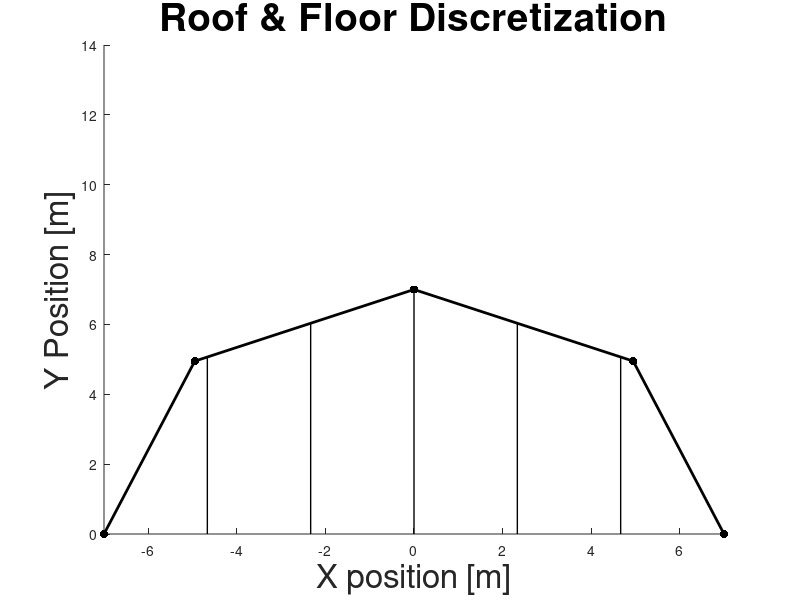

This chart was generated by the following MATLAB code: (Note: this script raises an error after producing the figure.)
clear all
clc

Receiver_Height=12;
Receiver_Width=14;
panel_n=1;
panel_m=1;
cover_n=6; %Elements in x direction. Less than 7
cover_m=3; %Elements in y direction. Less than 4
top_lip=1;
bottom_lip=1;

Plot_Mesh=1;

%%%%%%%%%%%%%Code Section%%%%%%%%%%%%%%%
interior_angle=135; %Angle between two adjacent panels
panel_width=(Receiver_Width/2)*cosd(interior_angle/2)*2; %Width of each panel
El_Panel=panel_n*panel_m; %Number of elements for a single panel
El_Cover=cover_n*cover_m; %Number of elements for the roof/floor
N_el_domain=4*(panel_n*panel_m)+2*(cover_n*cover_m)+1; %Number of elements in domain

% A_Roof=(1+sqrt(2))*panel_width^2; %Area of roof elements
% A_Panel=(panel_width*Receiver_Height); %Area of panels
% A_Aperature=Receiver_Height*Receiver_Width; %Area of aperature


%%%%%For panels%%%%%%%%
% panel_x=[0:(panel_width/panel_n):panel_width]; %Panel nodal locations local in x axis
% panel_y=[0:(Receiver_Height/panel_m):Receiver_Height]; %Panel nodal locations local in y axis
% 
% %%%Global Coordinates Panels%%%
% Panels=4; %Number of panels
% Global_Nodal_Coord_Panel=zeros((panel_n+1)*(panel_m+1),3); %Initialize global nodal coordinates x, y, z for one panel.
% x_coord=[0:(panel_width/panel_n):panel_width]; %X nodal location of panel
% y_coord=[0:(Receiver_Height/panel_m):Receiver_Height]; %Y nodal location of panels
% 
% k=1; %Start filling in row one of global panel coordinates
% for i=1:panel_m+1 %Loop over y coordinates
%    for j=1:panel_n+1 %Loop over x coordinates
%       Global_Nodal_Coord_Panel(k,:,1)=[x_coord(j),y_coord(i),0]; %Add coordinates to each row, x,y,z
%       k=k+1; %Move to next row
%    end
% end
% 
% N_nod_x=panel_n+1; %Number of nodes in x direction of panel
% N_nod_y=panel_m+1; %Number of nodes in y direction of panel
% Nod_per_el=4; %Nodes per quadrilateral element
% N_el=panel_n*panel_m; %Number of elements in domain for quadralateral
% El_Nod_Conn_Panel=zeros(N_el,Nod_per_el); %Initializing the node connectivity matrix
% 
% i=1;%Start at row one of connectivity matrix
% for j=1:panel_m
%     for k=1:panel_n
%         El_Nod_Conn_Panel(i,:)=[k+(j-1)*N_nod_x, k+1+(j-1)*N_nod_x,k+N_nod_x+(j-1)*N_nod_x, k+N_nod_x+1+(j-1)*N_nod_x]; %Node connectivity for every element in one panel
%         i=i+1; %Go to next row
%     end
% end
%%%%%For panels end%%%%%%%%

%%%%Roof and Floor of Cavity Start%%%%
panel_angle=[-(180-(interior_angle/2)-90)*3 -(180-(interior_angle/2)-90) (180-(interior_angle/2)-90) (180-(interior_angle/2)-90)*3]; %Calulates the angle rotation from centerline for panels
panel_radial_dist=cosd(panel_angle(2))*(Receiver_Width/2); %Distance between the cavity origin (middle of aperature) and middle of panel
roof_x=[(-Receiver_Width/2) (-Receiver_Width/2)*cosd(45) 0 (Receiver_Width/2)*cosd(45) (Receiver_Width/2)]; %X coordinate of roof
roof_y=[0 (Receiver_Width/2)*cosd(45) (Receiver_Width/2) (Receiver_Width/2)*cosd(45) 0]; %Y coordinate of roof

 
if cover_m==1 && cover_n==1 %If roof is a single element
    Global_Nodal_Coor_Cover=[roof_x;roof_y]'; %X and Y coordinates of each 5 points
    El_Nod_Conn_Cover=[1 5 4 3 2]; %Set element connectivity of cover
else
    %%%Top and Bottom Mesh%%%
    x_div_loc=[-Receiver_Width/2:(Receiver_Width/(cover_n)):Receiver_Width/2]; %Location for x divisions
    y_div_loc=[0:((Receiver_Width/2)/cover_m):(Receiver_Width/2)]; %Location of y divisions

    %which panel does each x division line intersect
    for i=1:(length(x_div_loc)-2)
        if roof_x(1)<=x_div_loc(i+1) && x_div_loc(i+1)<=roof_x(2)
            Loc(i)=1; %Panel 1
        end
        if roof_x(2)<x_div_loc(i+1) && x_div_loc(i+1)<=roof_x(3)
            Loc(i)=2; %Panel 2
        end
        if roof_x(3)<x_div_loc(i+1) && x_div_loc(i+1)<=roof_x(4)
            Loc(i)=3; %Panel 3
        end
        if roof_x(4)<x_div_loc(i+1) && x_div_loc(i+1)<=roof_x(5)
            Loc(i)=4; %Panel 4
        end
    end

    %%%Equations for panels lines. Slopes and y intercepts.
    m(1)=(roof_y(1)-roof_y(2))/(roof_x(1)-roof_x(2));
    y_int(1)=roof_y(1)-m(1)*roof_x(1);
    m(2)=(roof_y(2)-roof_y(3))/(roof_x(2)-roof_x(3));
    y_int(2)=roof_y(2)-m(2)*roof_x(2);
    m(3)=(roof_y(3)-roof_y(4))/(roof_x(3)-roof_x(4));
    y_int(3)=roof_y(3)-m(3)*roof_x(3);
    m(4)=(roof_y(4)-roof_y(5))/(roof_x(4)-roof_x(5));
    y_int(4)=roof_y(4)-m(4)*roof_x(4);

    
    
    if Plot_Mesh==1 %%%Plot roof external points
        figure(2)
        hold on
        scatter(roof_x,roof_y,'k','filled')
        plot(roof_x,roof_y,'k','LineWidth',2)
        xlim([-Receiver_Width/2 Receiver_Width/2])
        ylim([0 Receiver_Width])
        %%%Get four roof external points and plot them end
        title('Roof & Floor Discretization','FontSize', 28)
        xlabel('X position [m]','FontSize', 24) 
        ylabel('Y Position [m]','FontSize', 24) 
    end
    
    
    %%%New Code Addition%%%
    if cover_n>1
       for i=1:(cover_n-1)
           X_Loc=x_div_loc(i+1);
           Y_Loc=m(Loc(i))*x_div_loc(i+1)+y_int(Loc(i));
           plot([X_Loc X_Loc],[0 Y_Loc],'k','LineWidth',1)
       end
    end

%     %which panel does each y division line intersect
%     Loc=0; %Reset panel intersection value to zero
%     if 1<cover_m
%         for i=1:(length(y_div_loc)-2)
%             if roof_y(1)<=y_div_loc(i+1) && y_div_loc(i+1)<=roof_y(2)
%                 Loc(i)=1; %Panel 1
%             end
%             if roof_y(2)<y_div_loc(i+1) && y_div_loc(i+1)<=roof_y(3)
%                 Loc(i)=2; %Panel 2
%             end
%         end
%         for i=1:(cover_m-1)
%            Y_loc=y_div_loc(i+1);
%            X_loc=(Y_loc-y_int(Loc(i)))/m(Loc(i));
%            plot([X_loc -X_loc],[Y_loc Y_loc],'k','LineWidth',1)
%         end
%     end

if cover_n>1
        for i=1:(length(x_div_loc)-2)
            height(i)=m(Loc(i))*x_div_loc(i+1)+y_int(Loc(i));
        end

        for i=1:length(height)
            y_div_loc_line(i,:)=[0:(height(i)/cover_m):height(i)];
        end
    end
    y_cover_coord=zeros(cover_n*2,cover_m+1);
    j=1;
    for i=1:cover_n/2
        y_cover_coord(j,:)=y_div_loc_line(i,:);
        y_cover_coord(j+1,:)=y_div_loc_line(i,:);
        j=j+2;
    end
    if mod(cover_n,2)==1
        y_cover_coord(j,:)=y_div_loc_line(floor(cover_n/2),:);
    end
    y_cover_coord(1,cover_n)=(Receiver_Width/2)*cosd(45);
    y_cover_coord=y_cover_coord+flipud(y_cover_coord);

    x_cover_coord=zeros(cover_n*2,cover_m+1);
    j=1;
    for i=1:cover_n/2
        x_cover_coord(j,:)=ones(1,cover_m+1)*x_div_loc(i);
        x_cover_coord(j+1,:)=ones(1,cover_m+1)*x_div_loc(i+1);
        j=j+2;
    end
    if mod(cover_n,2)==1
        x_cover_coord(j,:)=x_div_loc(floor(cover_n/2),:);
    end
    x_cover_coord=x_cover_coord+flipud(x_cover_coord)*-1;
    for i=1:cover_m+1
       x_cover_coord(1,i)=(y_cover_coord(1,i)-y_int(1))/m(1);
       x_cover_coord(cover_n*2,i)=(y_cover_coord(cover_n*2,i)-y_int(4))/m(4);
    end

        El_Nod_Conn_Cover=zeros(El_Cover,4);
    k=1;
    for i=1:2:El_Cover*2
        El_Nod_Conn_Cover(k,1)=i;
        El_Nod_Conn_Cover(k,2)=i+1;
        El_Nod_Conn_Cover(k,3)=i+(2*cover_n);
        El_Nod_Conn_Cover(k,4)=i+1+(2*cover_n);
        k=k+1;
    end
    %%%End of roof descritization

    %%%%Global Coordinates%%%%
    [i j]=size(x_cover_coord);
    Global_Nodal_Coor_Cover=reshape(x_cover_coord,[i*j,1]);
    Global_Nodal_Coor_Cover(:,2)=reshape(y_cover_coord,[i*j,1]);
    
    %%%New Code Addition End%%%
end









%%%Plotting%%%
% if Plot_Mesh==1 %%%Plot panel elements
%     figure(1)
%     hold on
%     %%%plots nodal points of panel
%     for i=1:length(panel_x)
%         for j=1:length(panel_y)
%             scatter(panel_x(i),panel_y(j),'k','filled')
%         end
%     end
%     xlim([0 panel_width])
%     ylim([0 Receiver_Height])
% 
%     %%%plot lines of panel
%     for i=1:length(panel_x)
%         line_x=ones(1,length(panel_y))*panel_x(i);
%         plot(line_x,panel_y,'k')
%     end
%     for i=1:length(panel_y)
%         line_y=ones(1,length(panel_x))*panel_y(i);
%         plot(panel_x,line_y,'k')
%     end
%     title('Panel Discretization','FontSize', 28)
%     xlabel('X position [m]','FontSize', 24) 
%     ylabel('Y Position [m]','FontSize', 24) 
% end


 
% if Plot_Mesh==1
%     %%%Plot Roof Descritization
%     for i=1:length(Loc)
%         plot([x_div_loc(i+1),x_div_loc(i+1)],[0,height(i)],'k')
%     end
%     for i=1:2:cover_n*2
%         for j=2:cover_m
%             plot([x_cover_coord(i,j),x_cover_coord(i+1,j)],[y_cover_coord(i,j),y_cover_coord(i+1,j)],'k')
%         end
%     end
% end


% display('------------------------------------------')
% display('Cavity Mesh Generation Completed')
% display(['Panel Elements:' num2str(El_Panel) ' '])
% display(['Roof/Floor Elements:' num2str(El_Cover) ' '])
% display(['Total Number of Elements:' num2str(N_el_domain) ' '])
% display('------------------------------------------')